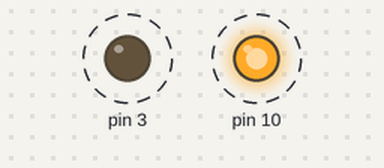
This sketch was run on a simulated Arduino Uno, built with avr-gcc and run on an emulated ATmega328P. Parts: output pins drawn as LEDs (lit = HIGH). Dashed ring = blinking.

Above: at 2.12 s.
Timing chart, 0 to 5.0 s (numbered marks = the images above):
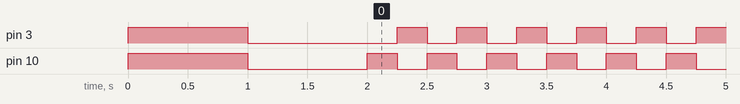

Measured:
- by itself, pin 3, pin 10: repeats every 0.50 s: HIGH 0.25 s, LOW 0.25 s

The sketch:

problem1.ino
```cpp
/*

*/

void setup() {
    pinMode(10,OUTPUT);
    pinMode(3,OUTPUT);
    digitalWrite(10,HIGH); digitalWrite(3,HIGH);
    delay(1000);
       digitalWrite(10,LOW); digitalWrite(3,LOW);
       delay(1000);


}

void loop() {
     digitalWrite(10,HIGH); digitalWrite(3,LOW);
    delay(250);
    digitalWrite(3,HIGH);digitalWrite(10,LOW);
    delay(250);
}
```
